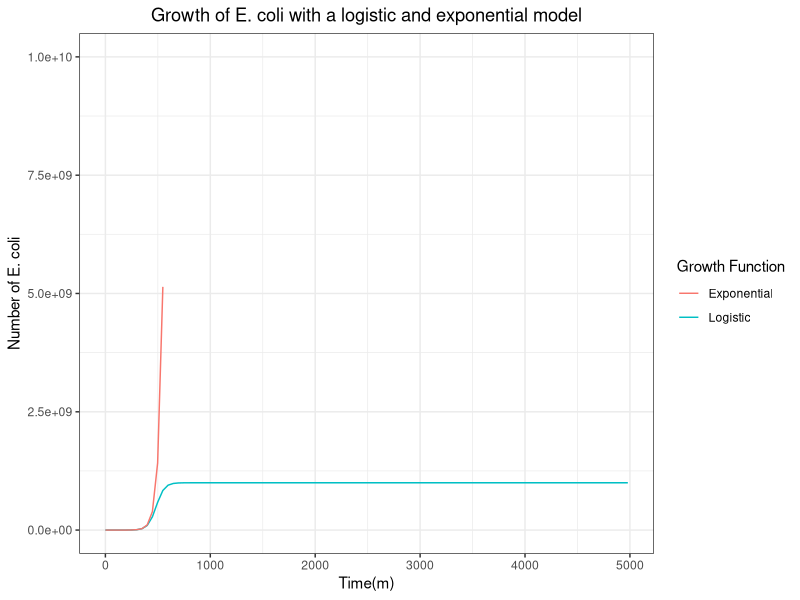

Write the R code that produced this figure.
#downloading packages
install.packages("ggplot2")
library(ggplot2)

#loading data 
growth_data <- read.csv("experiment2.csv")

#create function for logistic growth 
logistic_fun <- function(t) {
  
  N <- (N0*K*exp(r*t))/(K-N0+N0*exp(r*t))
  
  return(N)
  
}

#adding in the values of N0, r and k that are derived from the outputs of model1 and model2 from the plot_data_and_model script 
N0 <- exp(8.186598)

r <- 0.025874

K <- 999877492

#create function for exponential growth 
exp_fun <- function(t) {
  
  N <- (N0*exp(r*t))
  
  return(N)
  
}

#making a graph with the logistic and exponential functions 
comparative_graph <- ggplot(data=growth_data, aes(x=t, y=N)) +
  geom_function(fun=logistic_fun, aes(col="Logistic")) +
  geom_function(fun=exp_fun, aes(col="Exponential"))+
  theme_bw()+
  labs(x="Time(m)", y="Number of E. coli", 
       title = "Growth of E. coli with a logistic and exponential model",
       colour="Growth Function")+
  theme(plot.title = element_text(hjust=0.5))+
  scale_y_continuous(limits = c(0,10000000000))
comparative_graph